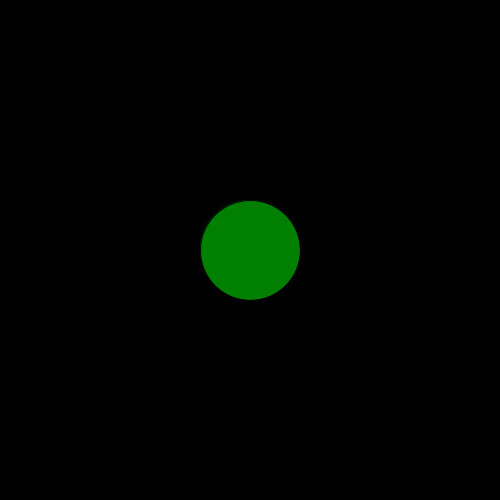
Frame 1 (no input)
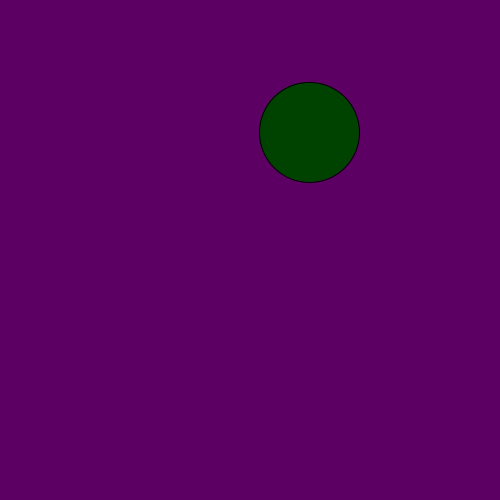
Frame 60 (the mouse pressed at the canvas centre just before this capture)
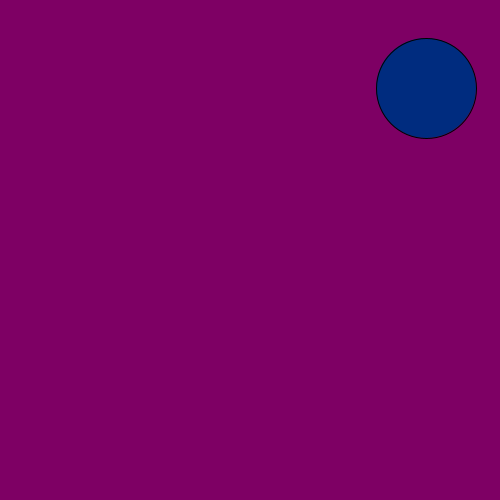
Frame 120 (the mouse held since frame 60 and released just before this capture)

The Processing sketch that drew these frames (run headless with seeded random() and noise(); from frame 60 on, the mouse is pressed at the canvas centre):

// Processing sketch: bouncingBall_withMapFunction
// ── bouncingBall_withMapFunction.pde
int x, y; 
int size; 

int xSpeed, ySpeed; 

color bgColor; 
int r, g, b; 
int colorRange; 

void setup(){
  size(500, 500); 
  x = width/2; 
  y = height/2; 
  
  xSpeed = int(random(-5, 5)); 
  ySpeed = int(random(-5, 5)); 
  
 
  size = 100; 
}

void draw(){
  background(bgColor); 
  
  colorRange = int(map(x, 0, width, 0, 150));
  //first two variables are the natural range of value "x"
  //the second two variables are the new range you want to map
  //you variable to
  g = int(map(y, 0, height, 0, 255)); 
  
  b = int(map(mouseX, 0, width, 0, 255)); 
  
  bgColor = color(colorRange, 0, 100); 
  
  fill(0, g, b); 
  ellipse(x, y, size, size); 
  
  println("x: " + xSpeed + " y: " + ySpeed); 
  x = x+xSpeed; 
  y = y+ySpeed; 
  
  if(xSpeed==0 || ySpeed==0 || xSpeed==ySpeed){
    xSpeed = int(random(-5, 5)); 
    ySpeed = int(random(-5, 5)); 
  }
  
  if(x<=size/2 || x>=width-size/2 ){
    xSpeed = int(random(-5, 5)); 
    xSpeed = -xSpeed; 
  } 
  
  if(y<=size/2 || y>=height-size/2){
    ySpeed = -ySpeed; 
    xSpeed = int(random(-5, 5)); 
  }  
}
